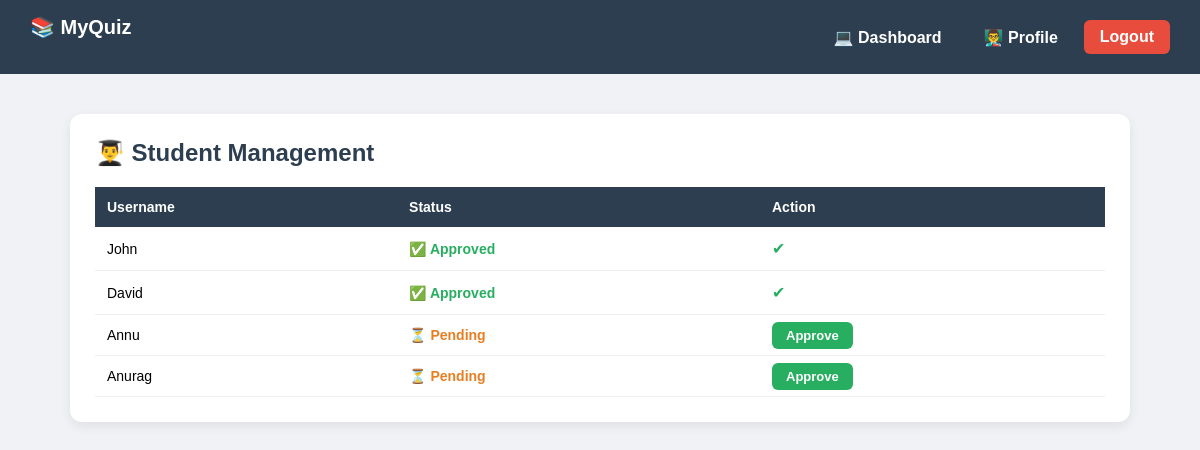
/accounts/teacher/students/ (signed in), run on the app's committed database.
### accounts/models.py (models this page shows, shortened)
class User(AbstractUser):
    ROLE_CHOICES = (
        ("teacher", "Teacher"),
        ("student", "Student"),
    )
    role = models.CharField(max_length=10, choices=ROLE_CHOICES)
    is_approved = models.BooleanField(default=False)

### accounts/views.py (the view)
# urls.py: path("teacher/students/", views.manage_students, name="manage_students"),
@login_required
def manage_students(request):
    if request.user.role != "teacher":
        return redirect("login")
    students = User.objects.filter(role="student")
    return render(request, "accounts/manage_students.html", {"students": students})

### templates/accounts/manage_students.html (shortened to what this page needs)
{% extends 'base.html' %}
{% block content %}
<div class="card">
    <h2>👨‍🎓 Student Management</h2>
    {% if students %}
    <table>
        <tr>
            <th>Username</th>
            <th>Status</th>
            <th>Action</th>
        </tr>
        {% for student in students %}
        <tr>
            <td>{{ student.username }}</td>
            <td>
                {% if student.is_approved %}
                    <span class="status-approved">✅ Approved</span>
                {% else %}
                    <span class="status-pending">⏳ Pending</span>
                {% endif %}
            </td>
            <td>
                {% if not student.is_approved %}
                    <a href="{% url 'approve_student' student.id %}" class="btn-approve">
                        Approve
                    </a>
                {% else %}
                    <span class="check">✔</span>
                {% endif %}
            </td>
        </tr>
        {% endfor %}
    </table>
    {% else %}
        <div class="empty">
            🚫 No students found
        </div>
    {% endif %}
</div>
{% endblock %}

### templates/base.html (style rules this page uses)
* { margin: 0; padding: 0; box-sizing: border-box; }
body { font-family: Arial, sans-serif; background: #f0f2f5; }

### templates/accounts/manage_students.html (style rules this page uses)
.card { background: white; padding: 25px; border-radius: 12px; box-shadow: 0 4px 12px rgba(0,0,0,0.08); }
h2 { margin-bottom: 20px; color: #2c3e50; }
table { width: 100%; border-collapse: collapse; }
th { background: #2c3e50; color: white; padding: 12px; text-align: left; font-size: 14px; }
td { padding: 12px; border-bottom: 1px solid #eee; font-size: 14px; }
.status-approved { color: #27ae60; font-weight: bold; }
.status-pending { color: #e67e22; font-weight: bold; }
.btn-approve { background: #27ae60; color: white; padding: 6px 14px; border-radius: 6px; text-decoration: none; font-size: 13px; font-weight: bold; transition: 0.2s; }
.check { color: #27ae60; font-size: 16px; }

### data on the page
User: username "John", is_approved "✅ Approved"
User: username "David", is_approved "✅ Approved"
User: username "Annu", is_approved "⏳ Pending"
User: username "Anurag", is_approved "⏳ Pending"
